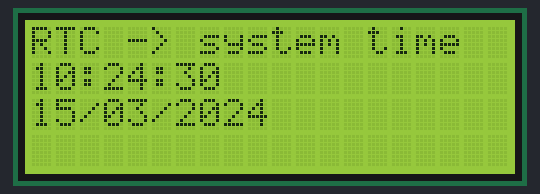
Recording of a sketch running on a simulated Arduino Leonardo, built with avr-gcc and run on an emulated ATmega32U4. Parts: 20×4 character LCD. The local clock reads 2024-03-15 10:24:30 at power-on unless the sketch sets it; what the sketch prints to the serial monitor is not drawn.

Above: at 0.2 s.
At 14.3 s:
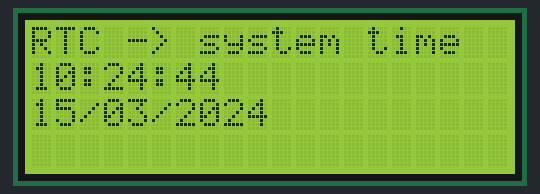
At 19.2 s:
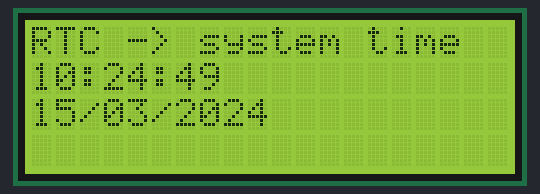
At 24.2 s:
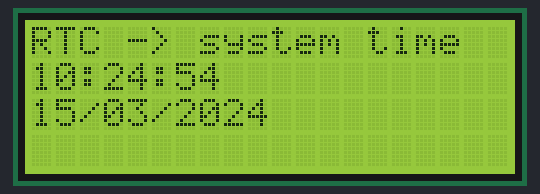
At 29.2 s:
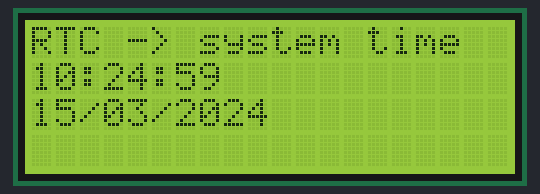
At 38.3 s:
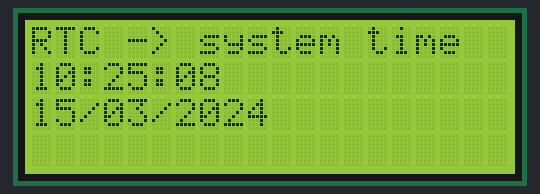

The sketch:

TimeRTC-LCD20x4.ino
```cpp
/*
 * TimeRTCSet.pde
 * example code illustrating Time library with Real Time Clock.
 *
 * RTC clock is set in response to serial port time message
 * A Processing example sketch to set the time is included in the download
 * On Linux, you can use "date +T%s > /dev/ttyACM0" (UTC time zone)
 */
#include <avr/io.h>
#include <util/delay.h>                // for _delay_ms()
#include <TimeLib.h>
#include <Wire.h>
#include <DS1307RTC.h>  // a basic DS1307 library that returns time as a time_t

// Include NewLiquidCrystal Library for I2C
#include <LiquidCrystal_I2C.h>
// LCD variables
const int  en = 2, rw = 1, rs = 0, d4 = 4, d5 = 5, d6 = 6, d7 = 7, bl = 3;
const int i2c_addr = 0x27;  //LCD address 16x02 : 0x27; LCD 20x4 Blue : 0x3F  Green : 0x27
LiquidCrystal_I2C lcd(i2c_addr, en, rw, rs, d4, d5, d6, d7, bl, POSITIVE);

void setup()  {
  Serial.begin(9600);
  DDRC = 0x01;
  lcd.begin(20,4);
  //lcd.begin(16,2);
  while (!Serial) ; // Needed for Leonardo only
  setSyncProvider(RTC.get);   // the function to get the time from the RTC
  if (timeStatus() != timeSet) {
     Serial.println("Unable to sync with the RTC");
     lcd.clear();
     lcd.setCursor(0,0);
     lcd.print("Please set time");
     lcd.setCursor(0,1);
     lcd.print("in serial monitor");
     }
  else {
     Serial.println("RTC has set the system time");
     lcd.clear();
     lcd.setCursor(0,0);
     lcd.print("RTC -> system time");
     }
}

void loop()
{
  if (Serial.available()) {
    time_t t = processSyncMessage();
    if (t != 0) {
      RTC.set(t);   // set the RTC and the system time to the received value
      setTime(t);
    }
  }
  digitalClockDisplay();
  //delay(1000);
  // LED on
PORTC = 0b00000001;            // PC0 = High = Vcc
_delay_ms(100);                // wait 500 milliseconds

//LED off
PORTC = 0b00000000;            // PC0 = Low = 0v
_delay_ms(100);                // wait 500 milliseconds
// LED on
PORTC = 0b00000001;            // PC0 = High = Vcc
_delay_ms(100);                // wait 500 milliseconds

//LED off
PORTC = 0b00000000;            // PC0 = Low = 0v
_delay_ms(500);                // wait 500 milliseconds
}

void digitalClockDisplay(){
  // digital clock display of the time
  Serial.print(hour());
  Serial.print(":");
  printDigits(minute());
  Serial.print(":");
  printDigits(second());
  Serial.print(" ");
  printDigits(day());
  Serial.print("/");
  printDigits(month());
  Serial.print("/");
  Serial.print(year());
  Serial.println();
  lcd.setCursor(0,1);
  lcd.print(hour());
  lcd.print(":");
  LCDprintDigits(minute());
  lcd.print(":");
  LCDprintDigits(second());
  lcd.setCursor(0,2);
  LCDprintDigits(day());
  lcd.print("/");
  LCDprintDigits(month());
  lcd.print("/");
  lcd.print(year());
}

void printDigits(int digits){
  // utility function for digital clock display: prints preceding colon and leading 0

  if(digits < 10)
    Serial.print('0');
  Serial.print(digits);
}

void LCDprintDigits(int digits){
  // utility function for digital clock display: prints preceding colon and leading 0

  if(digits < 10)
    lcd.print('0');
  lcd.print(digits);
}
/*  code to process time sync messages from the serial port   */
#define TIME_HEADER  "T"   // Header tag for serial time sync message

unsigned long processSyncMessage() {
  unsigned long pctime = 0L;
  const unsigned long DEFAULT_TIME = 1357041600; // Jan 1 2013

  if(Serial.find(TIME_HEADER)) {
     pctime = Serial.parseInt();
     return pctime;
     if( pctime < DEFAULT_TIME) { // check the value is a valid time (greater than Jan 1 2013)
       pctime = 0L; // return 0 to indicate that the time is not valid
     }
  }
  return pctime;
}
```

Measured:
- what the display in image 0 shows lasts 1.7 s, from 0.1 s to 1.8 s
